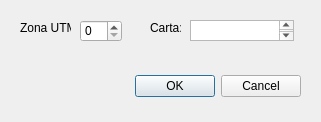
<?xml version="1.0" encoding="UTF-8"?>
<ui version="4.0">
 <class>SelectAgricDialogBase</class>
 <widget class="QDialog" name="SelectAgricDialogBase">
  <property name="geometry">
   <rect>
    <x>0</x>
    <y>0</y>
    <width>321</width>
    <height>122</height>
   </rect>
  </property>
  <property name="windowTitle">
   <string>SelectAgric</string>
  </property>
  <widget class="QDialogButtonBox" name="button_box">
   <property name="geometry">
    <rect>
     <x>-40</x>
     <y>70</y>
     <width>341</width>
     <height>32</height>
    </rect>
   </property>
   <property name="orientation">
    <enum>Qt::Horizontal</enum>
   </property>
   <property name="standardButtons">
    <set>QDialogButtonBox::Cancel|QDialogButtonBox::Ok</set>
   </property>
  </widget>
  <widget class="QLabel" name="label_4">
   <property name="geometry">
    <rect>
     <x>20</x>
     <y>20</y>
     <width>51</width>
     <height>16</height>
    </rect>
   </property>
   <property name="text">
    <string>Zona UTM:</string>
   </property>
  </widget>
  <widget class="QLabel" name="label_5">
   <property name="geometry">
    <rect>
     <x>150</x>
     <y>20</y>
     <width>31</width>
     <height>16</height>
    </rect>
   </property>
   <property name="text">
    <string>Carta:</string>
   </property>
  </widget>
  <widget class="QTextEdit" name="textEdit">
   <property name="geometry">
    <rect>
     <x>190</x>
     <y>20</y>
     <width>104</width>
     <height>21</height>
    </rect>
   </property>
  </widget>
  <widget class="QSpinBox" name="spinBox_2">
   <property name="geometry">
    <rect>
     <x>80</x>
     <y>20</y>
     <width>42</width>
     <height>22</height>
    </rect>
   </property>
  </widget>
 </widget>
 <resources/>
 <connections>
  <connection>
   <sender>button_box</sender>
   <signal>accepted()</signal>
   <receiver>SelectAgricDialogBase</receiver>
   <slot>accept()</slot>
   <hints>
    <hint type="sourcelabel">
     <x>20</x>
     <y>20</y>
    </hint>
    <hint type="destinationlabel">
     <x>20</x>
     <y>20</y>
    </hint>
   </hints>
  </connection>
  <connection>
   <sender>button_box</sender>
   <signal>rejected()</signal>
   <receiver>SelectAgricDialogBase</receiver>
   <slot>reject()</slot>
   <hints>
    <hint type="sourcelabel">
     <x>20</x>
     <y>20</y>
    </hint>
    <hint type="destinationlabel">
     <x>20</x>
     <y>20</y>
    </hint>
   </hints>
  </connection>
 </connections>
</ui>
